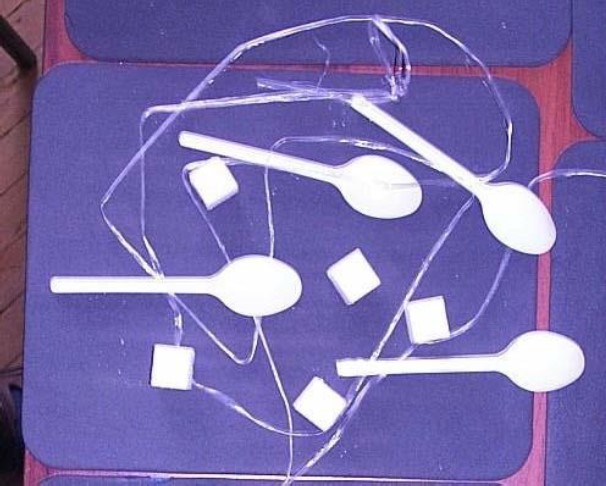
#> input picture img/spoons.jpg, 606 x 486 px
$ jupyter execute Spoons.ipynb
#> lines starting #> are read from the running program, lines starting #| are printed output that depends on the picture; after the words box and inside, x2 and y2 are one past the last pixel; in counts of white or black regions, pixels touching at a corner belong together
[cell 1]
import cv2
import matplotlib.pyplot as plt
import matplotlib.image as mpimg
import numpy as np
import math

[cell 2]
def show_image(image, is_gray=True):
    plt.figure(figsize=(10, 10))
    if (is_gray):
        plt.imshow(image, cmap='gray')
    else:
        plt.imshow(cv2.cvtColor(image,cv2.COLOR_BGR2RGB))
    plt.xticks([]), plt.yticks([])
    plt.show()

[cell 3]
img = cv2.imread('img/spoons.jpg')
#> img is the input picture: shape (486, 606, 3); mean B, G, R 171.9, 109.3, 121.9
gray = cv2.cvtColor(img,cv2.COLOR_BGR2GRAY)
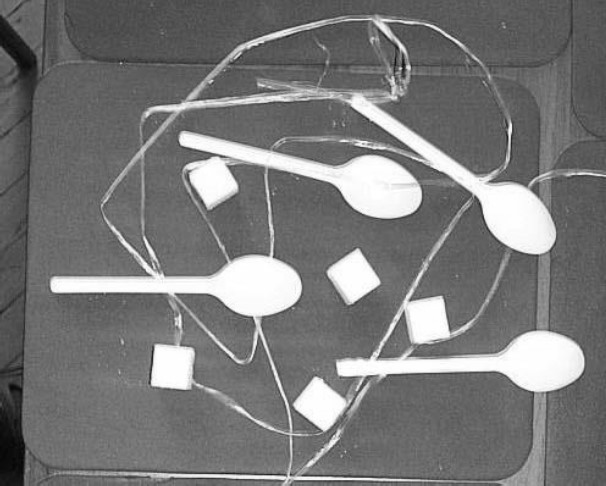
#> gray: shape (486, 606); min 6, max 255, mean 120.2
ret, thresh = cv2.threshold(gray,0,255,cv2.THRESH_BINARY+cv2.THRESH_OTSU)
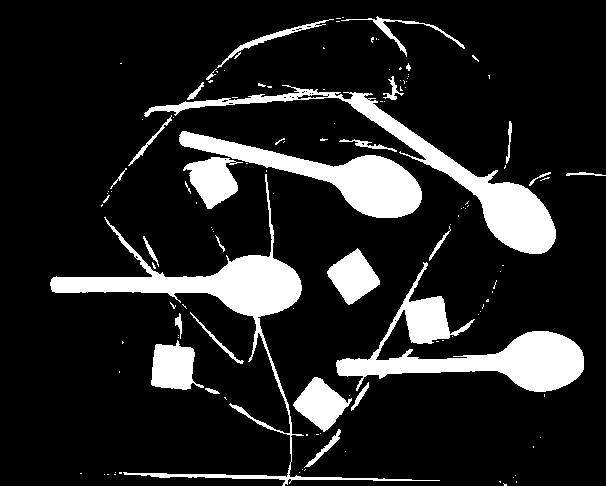
#> thresh: shape (486, 606); 14.5% white; 128 white regions (99 under 20 px), largest, box (x1, y1, x2, y2) and area: (50, 174, 440, 486) 9032, (336, 262, 584, 392) 8890, (144, 85, 556, 254) 7879
#> ret = 168
show_image(img, False)
show_image(thresh)

[cell 4]
opening = cv2.morphologyEx(thresh, cv2.MORPH_OPEN, cv2.getStructuringElement(cv2.MORPH_ELLIPSE,(13,13)))
#> opening: shape (486, 606); 11.7% white; 9 white regions, largest, box (x1, y1, x2, y2) and area: (51, 255, 302, 318) 6785, (179, 131, 422, 218) 6581, (337, 331, 584, 392) 6509
show_image(opening)

[cell 5]
opening3 = np.zeros_like(img)
opening3[:,:,0] = opening
opening3[:,:,1] = opening
opening3[:,:,2] = opening
opening3eroded = cv2.erode(opening, cv2.getStructuringElement(cv2.MORPH_ELLIPSE,(13,13)), iterations=2)
#> opening3eroded: shape (486, 606); 2.9% white; 9 white regions, largest, box (x1, y1, x2, y2) and area: (219, 267, 289, 306) 1859, (343, 167, 410, 206) 1769, (506, 343, 572, 380) 1721

[cell 6]
sure_spoons_markers = cv2.erode(opening, cv2.getStructuringElement(cv2.MORPH_ELLIPSE,(13,13)), iterations=4)
#> sure_spoons_markers: shape (486, 606); 0.42% white; 4 white regions, box (x1, y1, x2, y2) and area: (238, 279, 276, 294) 382, (525, 355, 559, 368) 337, (363, 179, 395, 194) 316, (508, 206, 528, 229) 211
show_image(sure_spoons_markers)

[cell 7]
everything_count, everything_markers = cv2.connectedComponents(opening3eroded)
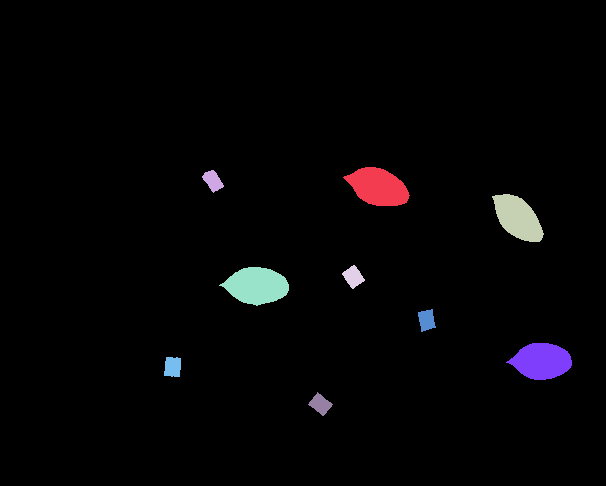
#> everything_markers: shape (486, 606) int32; 10 distinct labels, from 0 to 9; one colour per label, 0 black
#> everything_count = 10
spoons_count, spoon_markers = cv2.connectedComponents(sure_spoons_markers)
#> spoon_markers: shape (486, 606) int32; 5 distinct labels, from 0 to 4
#> spoons_count = 5
everything_markers[opening == 0] = 10
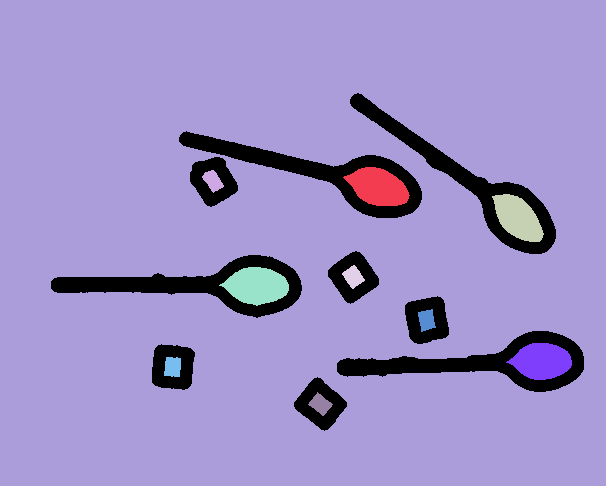
#> everything_markers: shape (486, 606) int32; 11 distinct labels, from 0 to 10; one colour per label, 0 black
show_image(everything_markers)
everything_markers = cv2.watershed(opening3, everything_markers)
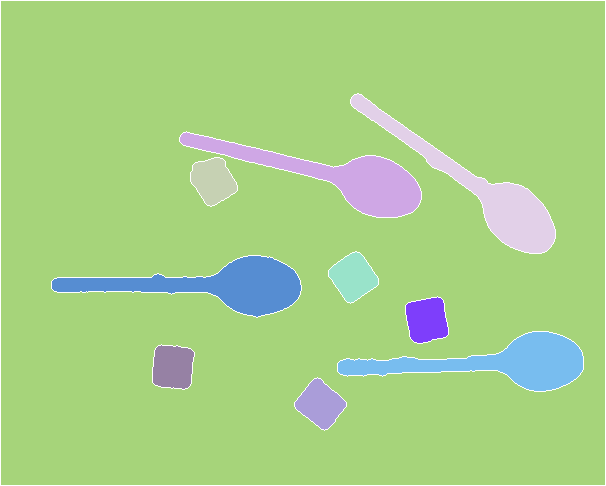
#> everything_markers: shape (486, 606) int32; 11 distinct labels, from -1 to 10; one colour per label, 0 black, -1 white
img[everything_markers == -1] = (0, 0, 255)
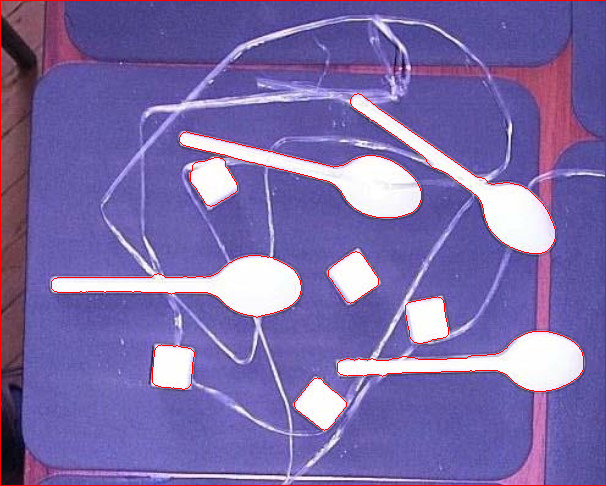
#> img: shape (486, 606, 3); 1.65% of pixels changed, all inside (x1, y1, x2, y2) = (0, 0, 606, 486)
show_image(img, False)

[cell 8]
test = np.zeros_like(img)
test[everything_markers == -1] = (0,0,255)

[cell 9]
spoon_markers[opening == 0] = 5
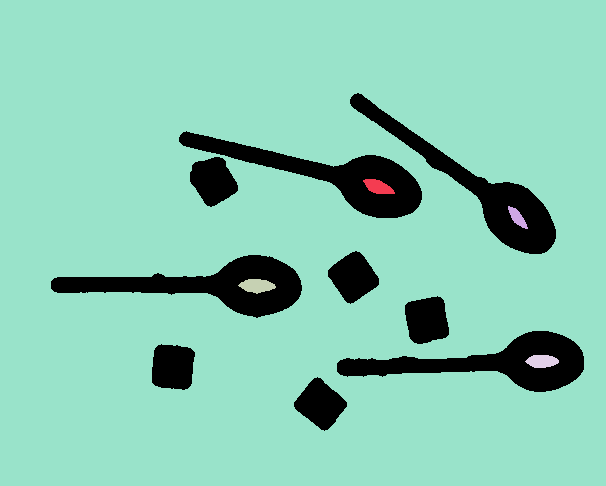
#> spoon_markers: shape (486, 606) int32; 6 distinct labels, from 0 to 5; one colour per label, 0 black
show_image(spoon_markers)
spoon_markers = cv2.watershed(opening3, spoon_markers)
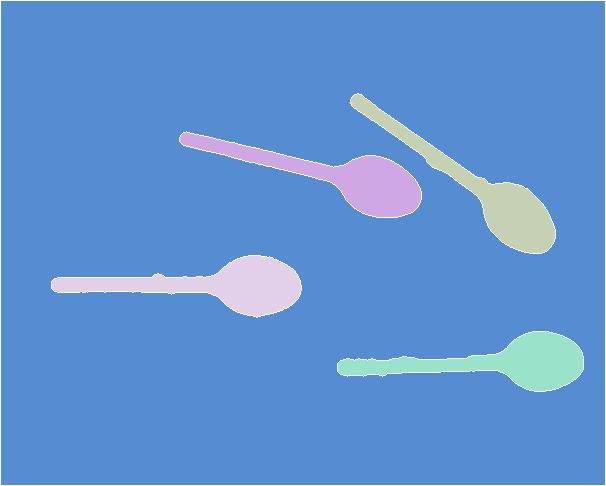
#> spoon_markers: shape (486, 606) int32; 6 distinct labels, from -1 to 5; one colour per label, 0 black, -1 white
img[spoon_markers == -1] = (255, 255, 0)
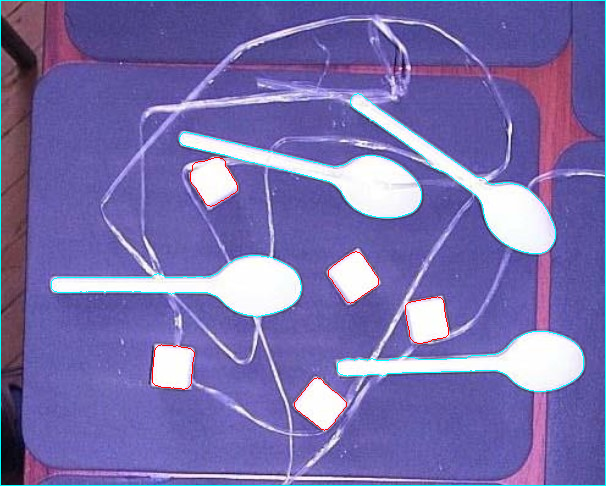
#> img: shape (486, 606, 3); 1.43% of pixels changed, all inside (x1, y1, x2, y2) = (0, 0, 606, 486)
show_image(img, False)

[cell 10]
test[spoon_markers == -1] = (255, 255, 0)
show_image(test, False)
#> in show_image (call 9), `plt.show()`:
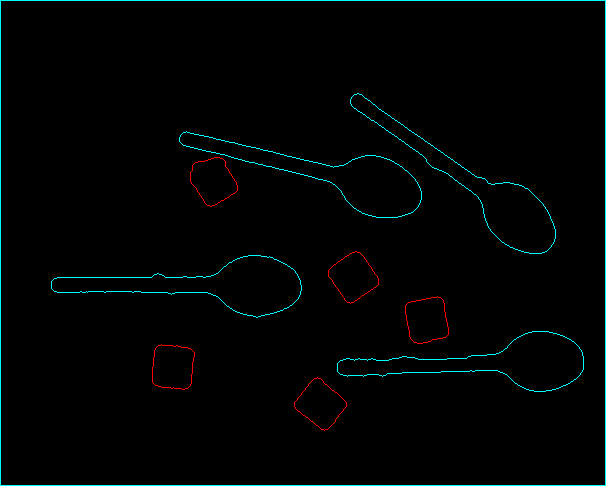
#> shown: shape (486, 606, 3); mean R, G, B 0.6, 3.6, 3.6

[cell 11]
print("Кубиков сахара: ", everything_count - spoons_count)
#| Кубиков сахара:  5
print("Ложек: ", spoons_count - 1)
#| Ложек:  4
